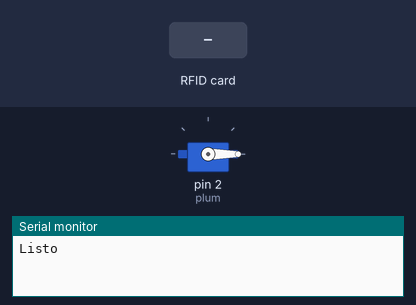
A sketch run on a simulated Arduino Uno, built with avr-gcc and run on an emulated ATmega328P. Shown: servo, the last lines printed to the serial monitor. The test bench sets the inputs (shaded band).

Above: at 1.2 s.
1.3 s: RFID card 83 2F A1 1A held to the reader
At 2.0 s:
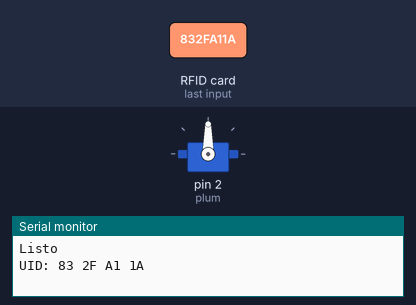
Timing chart, 0 to 7.8 s (numbered marks = the images above; inputs shaded):
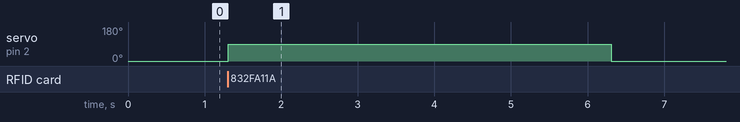

The sketch:

pluma.ino
```cpp
#include <SPI.h>      // incluye libreria bus SPI
#include <MFRC522.h>      // incluye libreria especifica para MFRC522
#include <Servo.h>  //incluye la libreria para el uso del servo

#define RST_PIN  9      // constante para referenciar pin de reset
#define SS_PIN  10      // constante para referenciar pin de slave select

MFRC522 mfrc522(SS_PIN, RST_PIN); // crea objeto mfrc522 enviando pines de slave select y reset

byte LecturaUID[4];         // crea array para almacenar el UID leido
byte Usuario1[4]= {0x83, 0x2F, 0xA1, 0x1A} ;    // UID de tarjeta leido en programa 1
Servo pluma;
int plum=2;
void setup() {
  Serial.begin(9600);     // inicializa comunicacion por monitor serie a 9600 bps
  SPI.begin();        // inicializa bus SPI
  mfrc522.PCD_Init();     // inicializa modulo lector
  Serial.println("Listo");    // Muestra texto Listo
  pluma.attach(plum);
  pluma.write(0);
}

void loop() {
  if ( ! mfrc522.PICC_IsNewCardPresent())   // si no hay una tarjeta presente
    return;           // retorna al loop esperando por una tarjeta

  if ( ! mfrc522.PICC_ReadCardSerial())     // si no puede obtener datos de la tarjeta
    return;           // retorna al loop esperando por otra tarjeta

    Serial.print("UID:");       // muestra texto UID:
    for (byte i = 0; i < mfrc522.uid.size; i++) { // bucle recorre de a un byte por vez el UID
      if (mfrc522.uid.uidByte[i] < 0x10){   // si el byte leido es menor a 0x10
        Serial.print(" 0");       // imprime espacio en blanco y numero cero
        }
        else{           // sino
          Serial.print(" ");        // imprime un espacio en blanco
          }
          Serial.print(mfrc522.uid.uidByte[i], HEX);    // imprime el byte del UID leido en hexadecimal
          LecturaUID[i]=mfrc522.uid.uidByte[i];     // almacena en array el byte del UID leido
          }

          Serial.print("\t");         // imprime un espacio de tabulacion

          if(comparaUID(LecturaUID, Usuario1)){    // llama a funcion comparaUID con Usuario1

            pluma.write(90);
            delay(5000);
            pluma.write(0);
} // si retorna verdadero muestra texto bienvenida
           else {          // si retorna falso
            Serial.println("No te conozco"); }   // muestra texto equivalente a acceso denegado

                  mfrc522.PICC_HaltA();     // detiene comunicacion con tarjeta
}

boolean comparaUID(byte lectura[],byte usuario[]) // funcion comparaUID
{
  for (byte i=0; i < mfrc522.uid.size; i++){    // bucle recorre de a un byte por vez el UID
  if(lectura[i] != usuario[i])        // si byte de UID leido es distinto a usuario
    return(false);          // retorna falso
  }
  return(true);           // si los 4 bytes coinciden retorna verdadero
}
```

Measured:
- after the input at 1.3 s, servo on pin 2 (plum): 0° → 90° at once, → 0° 5.0 s later
